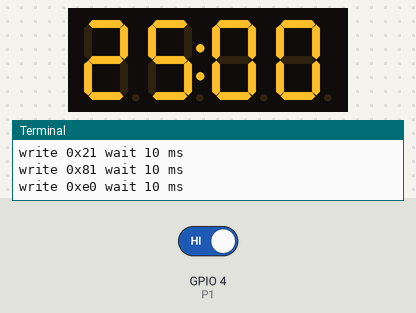
Bench run of a program on a simulated Raspberry Pi (BCM pin numbers). On the bench: 4-digit seven-segment display, the last lines printed to the terminal. The inputs (shaded band) are chosen by the test bench; at power-on: GPIO 4 (P1) HIGH.

Above: at 1.3 s.
1.4 s: GPIO 4 (P1) driven LOW
At 3.9 s:
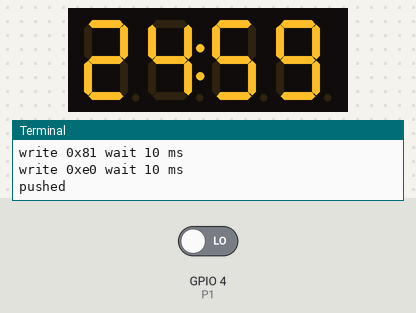
At 5.9 s:
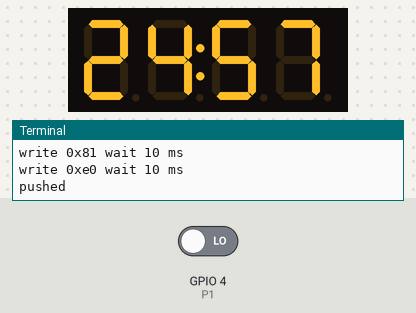
Timing chart, 0 to 7.4 s (numbered marks = the images above; inputs shaded):
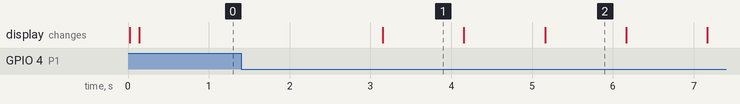

Measured:
- after the input at 1.4 s, the display: changes after 1.8 s (image 1)
- what the display in image 2 shows lasts 1.0 s, from 5.2 s to 6.2 s

The program:

pomodoro.py
```python
"""
pomodoro timer with HT16K33 Adafruit LED
"""

import smbus
from time import sleep
bus = smbus.SMBus(1)

addr = 0x70

# initialization
data = [0x21, 0x81, 0xE0]
wait = [10, 10, 10]  # ms

for d, w in zip(data, wait):
  print 'write', hex(d), 'wait', w, 'ms'
  bus.write_byte(addr, d)
  sleep(w / 1000.0)
sleep(0.1)

numeric = [
  0x3F, 0x06, 0x5B, 0x4F, 0x66,
  0x6D, 0x7D, 0x07, 0x7F, 0x6F,
]

buf = [0] * 16
def draw(v):
  buf[0] = numeric[v[0]]
  buf[2] = numeric[v[1]]
  buf[4] = 0xff
  buf[6] = numeric[v[2]]
  buf[8] = numeric[v[3]]

  for i, v in enumerate(buf):
    bus.write_byte_data(addr, i, v)

import RPi.GPIO as GPIO
P1 = 4
GPIO.setmode(GPIO.BCM)
GPIO.setup(P1, GPIO.IN)
def button(e):
  global value, dvalue
  print 'pushed'
  dvalue = -1
  value = 25 * 60
GPIO.add_event_detect(P1, GPIO.FALLING, callback=button, bouncetime=300)

value = 25 * 60
dvalue = 0
def start():
  global value, dvalue
  while True:
    minute = value / 60
    second = value % 60
    draw([minute / 10, minute % 10, second / 10, second % 10])
    value += dvalue
    sleep(1)
    if not value:  # pomodoro finished
      dvalue = 1  # count up
    if value == 25 * 60 and dvalue == 1:
      dvalue = 0  # stop counting up
try:
  start()
except KeyboardInterrupt:
  GPIO.cleanup()
except:
  GPIO.cleanup()
  raise
```
